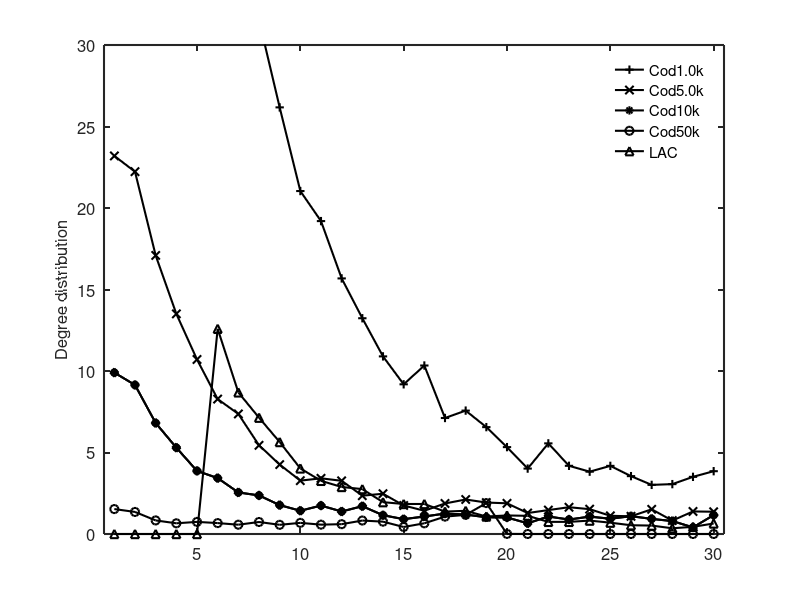

This figure's MATLAB source:
set(gcf,'color',[1, 1, 1]);
set(gcf,'unit','centimeters','position',[10 5 9 6]);

x=[1	2	3	4	5	6	7	8	9	10	11   12	13	14	15	16	17	18	19	20 21   22  23  24  25  26  27  28  29  30];

%disp(size(x));


y1 = [130.99666666666667 133.33666666666667 107.50666666666666 84.85 64.20333333333333 50.663333333333334 41.85333333333333 31.536666666666665 26.173333333333332 21.04 19.196666666666665 15.68 13.236666666666666 10.896666666666667 9.183333333333334 10.336666666666666 7.116666666666666 7.57 6.556666666666667 5.33 4.013333333333334 5.56 4.183333333333334 3.8233333333333333 4.18 3.55 3.013333333333333 3.06 3.506666666666667 3.8533333333333335];
y2 = [23.196666666666665 22.226666666666667 17.09 13.506666666666666 10.706666666666667 8.276666666666667 7.366666666666666 5.443333333333333 4.26 3.2733333333333334 3.4166666666666665 3.263333333333333 2.35 2.47 1.75 1.4266666666666667 1.8733333333333333 2.1166666666666667 1.93 1.8833333333333333 1.2866666666666666 1.4666666666666666 1.6433333333333333 1.5233333333333334 1.1166666666666667 1.0866666666666667 1.5133333333333334 0.8233333333333334 1.3833333333333333 1.3666666666666667];
y3 = [9.9 9.143333333333333 6.81 5.296666666666667 3.87 3.43 2.55 2.3666666666666667 1.7733333333333334 1.4266666666666667 1.7433333333333334 1.38 1.7066666666666668 1.1533333333333333 0.91 1.0733333333333333 1.2533333333333334 1.1933333333333334 1.0266666666666666 1.0133333333333334 0.6566666666666666 1.0733333333333333 0.8866666666666667 1.0666666666666667 0.9366666666666666 1.0933333333333333 0.9266666666666666 0.7933333333333333 0.4066666666666667 1.16];
y4 = [1.53 1.3533333333333333 0.8333333333333334 0.6566666666666666 0.7433333333333333 0.67 0.57 0.7366666666666667 0.5633333333333334 0.6833333333333333 0.5733333333333334 0.6033333333333334 0.8266666666666667 0.7566666666666667 0.43 0.6566666666666666 1.0666666666666667 1.1733333333333333 1.8966666666666665 0.006666666666666667 0.0 0.0 0.0 0.0 0.0 0.0 0.0 0.0 0.0 0.0];
y5 = [0.0 0.0 0.0 0.0 0.0 12.588074074074074 8.688481481481482 7.135638888888891 5.642074074074073 4.023018518518519 3.261888888888889 2.8850555555555557 2.7541296296296296 1.9532592592592593 1.8412037037037037 1.841351851851852 1.3750925925925925 1.4229629629629628 1.0727777777777778 1.138074074074074 1.1152407407407408 0.7443148148148149 0.7441111111111111 0.8219444444444444 0.6951851851851851 0.5371481481481482 0.5168518518518518 0.350925925925926 0.44055555555555553 0.6450370370370371];

p1= plot(x, y1, '-k+');
hold on;
p2 = plot(x, y2, '-kx');
hold on;
p3 = plot(x, y3, '-k*');
hold on;
p4 = plot(x, y4, '-ko');
hold on;
p5 = plot(x, y5, '-k^');
hold on;

ylabel('Degree distribution');

p3 = plot(x, y3, '-kd');

axis([0.5 30.5 0.0 30.0]);

leg=legend('Cod1.0k','Cod5.0k','Cod10k','Cod50k','LAC');
set(leg,'edgecolor','white');

set(p1,'MarkerSize',6); % small size marker
set(p2,'MarkerSize',6); % small size marker
set(p3,'MarkerSize',6); % small size marker
set(p4,'MarkerSize',6); % small size marker
set(p5,'MarkerSize',6); % small size marker

set(gca, 'FontSize', 12);
set(get(gca, 'XLabel'), 'FontSize',12);
set(get(gca, 'YLabel'), 'FontSize',12);
set(findall(gcf,'type','line'),'linewidth',1.5);
set(gca, 'LineWidth', 1.5);
